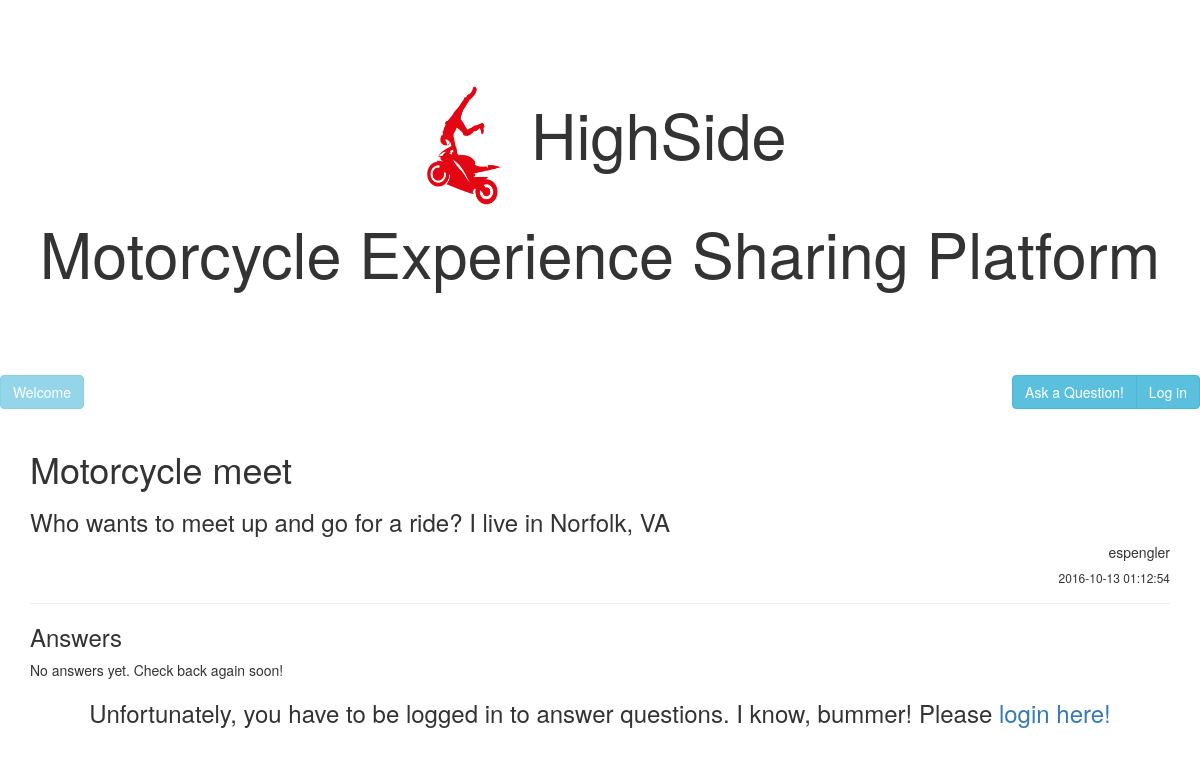
Screenshot of /question.php?QN=10 with the database file from the repository.
### tables this page shows
CREATE TABLE `QUESTIONS` (
  `ID` int(11) NOT NULL AUTO_INCREMENT,
  `ASKER_ID` int(11) NOT NULL,  
  `QUESTION_TITLE` VARCHAR(60) NOT NULL,
  `QUESTION_PHRASE` VARCHAR(500) NOT NULL,
  `DATE_ASKED` datetime NOT NULL ,
  `TAG1` VARCHAR(20) NOT NULL,
  `TAG2` VARCHAR(20),
  `TAG3` VARCHAR(20),
  `ANSWER_ID` int(11) NOT NULL DEFAULT '0',
  `POINTS` int(11) NOT NULL DEFAULT '0',
    PRIMARY KEY (`ID`)
);

CREATE TABLE `USERS` (
  `ID` int(11) NOT NULL AUTO_INCREMENT,
  `USERNAME` VARCHAR(20) NOT NULL,
  `PASSWORD` VARCHAR(100) NOT NULL,
  `KARMA_POINTS` int(11) NOT NULL DEFAULT '0',
  `LAST_ACTIVE` datetime NOT NULL,
    PRIMARY KEY (`ID`)
);

### thingsandstuff.php (called while the page is built, shortened)
<?php
function sqlcommand($query, $qtype){
    $queryComplete = false;
    $servername = "localhost";
    $dbusername = "admin";
    $dbpassword = "M0n@rch$";
    $dbname = "HighSide";
    $conn = new mysqli($servername, $dbusername, $dbpassword, $dbname);
    $result = $conn->query($query);
    if ($qtype == "SELECT"){
        if ($result->num_rows > 0 ){
            return $result;
        }
        else
            return $queryComplete;
    }
    else{
            $queryComplete=true;
            return $queryComplete;
    }
}
?>

### question.php (the view, shortened to what this page needs)
<?php
include_once "thingsandstuff.php";
?>
<!DOCTYPE html>
<html>
<head>
<link rel="stylesheet" href="https://maxcdn.bootstrapcdn.com/bootstrap/3.3.7/css/bootstrap.min.css">
</head>
<body>
   <header class="jumbotron text-center" style="background-color:white;">
        <h1>
        <a href="index.php">
        <img src="highside-logo.jpg" alt="HighSide" style="width:100px;height:150px;">
        </a>
        HighSide<br>Motorcycle Experience Sharing Platform </h1>
	</header>
    <div class="topMenu">
		<table cellpadding="0" cellspacing="0" border="0" width="100%" align="center">
				<tr>
                    <div class="btn-group pull-left">
                        <?php
                        echo '<label class="btn btn-info disabled">Welcome ' . $_SESSION["userName"].' ' . '<span class="badge">' . $_SESSION["K_Points"] . '</span></label>';
                        ?>
                    </div>
                    <div class="btn-group pull-right" >
						<a href="ask.php" class="btn btn-info"> Ask a Question!</a>
                    <?php
                    if ($_SESSION["loggedIn"] != true)
					   echo '<a href="login.php" class="btn btn-info" role="button"> Log in</a>';
                    else
                        echo '<a href="login.php" class="btn btn-info" role="button"> Log out</a>';
                    ?>
                    </div>
		</table>
	</div>
    <div class="container">
    <?php
    $query = "SELECT * FROM QUESTIONS WHERE ID =".$_SESSION["QNumber"].";";
    $sqlresult = sqlcommand($query, "SELECT");
    $sqlresult = $sqlresult->fetch_assoc();
    $qTitle = $sqlresult["QUESTION_TITLE"];
    $qPhrase = $sqlresult["QUESTION_PHRASE"];
    $qDate = $sqlresult["DATE_ASKED"];
    $qAsker = $sqlresult["ASKER_ID"];
    $answerID = $sqlresult["ANSWER_ID"];
    $query = "SELECT * FROM USERS WHERE ID =" . $qAsker . ";";
    $sqlresult = sqlcommand($query, "SELECT");
    $sqlresult = $sqlresult->fetch_assoc();
    $qAsker = $sqlresult["USERNAME"];
    echo '<div class="page-header">';
    echo '<h1>' . $qTitle . '</h1>';
    echo '<h3>' . $qPhrase . '</h3>';
    echo '<h5 align="right">' . $qAsker . '</h5>';
    echo '<h6 align="right">' . $qDate . '</h6>';
    echo '</div>';
    echo "<h3 align='left'>Answers</h3>";
    $query = "SELECT * FROM ANSWERS WHERE ID <> " . $answerID . " AND QUEST_ID =".$_SESSION["QNumber"].";";
    $result = sqlcommand($query, "SELECT");
    if ($result == false){
        echo "No answers yet. Check back again soon!\n";
    }
    ?>
    </div>
    <?php
	if ($_SESSION["loggedIn"] != true)
	{
		echo "<h3 align='center'>Unfortunately, you have to be logged in to answer questions. I know, bummer! Please ";
		echo '<a href="./login.php">login here!</a></h3>';
	}
    ?>
</body>
</html>

### rows the page displays
questions: QUESTION_TITLE "Motorcycle meet", QUESTION_PHRASE "Who wants to meet up and go for a ride? I live in Norfolk, VA", DATE_ASKED "2016-10-13 01:12:54"
users: USERNAME "espengler"
